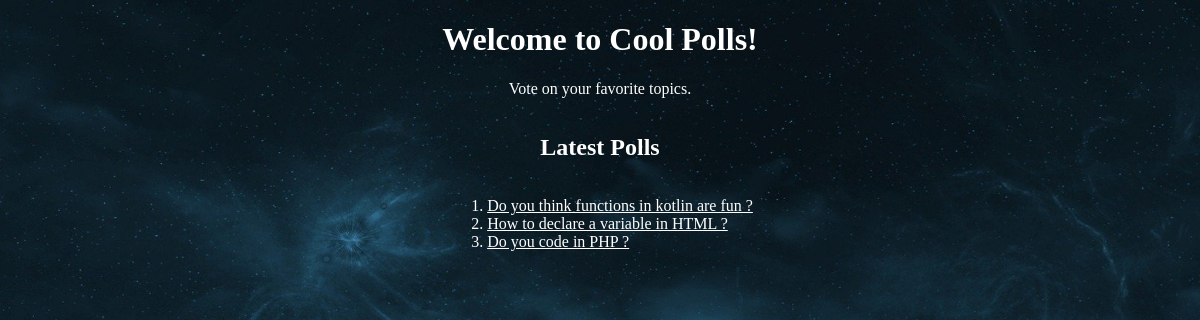
Screenshot of /polls/ with the database file from the repository.
### polls/models.py (models this page shows, shortened)
class Question(models.Model):
    question_text = models.CharField(max_length=200)
    pub_date = models.DateTimeField("date published")

### polls/views.py (the view)
# urls.py: path("", views.IndexView.as_view(), name="index"),
class IndexView(generic.ListView):
    template_name = "polls/index.html"
    context_object_name = "latest_question_list"
    def get_queryset(self):
        return Question.objects.order_by("-pub_date")[:5]

### polls/templates/polls/index.html (shortened to what this page needs)
{% load static %}
<!DOCTYPE html>
<html>
<head>
  <link rel="stylesheet" href="{% static 'polls/style.css' %}">
</head>
<body>
  <header>
    <h1>Welcome to Cool Polls!</h1>
    <p>Vote on your favorite topics.</p>
  </header>
  {% if latest_question_list %}
    <h2>Latest Polls</h2>
    <ol>
    {% for question in latest_question_list %}
      <li><a href="{% url 'polls:detail' question.id %}">{{ question.question_text }}</a></li>
    {% endfor %}
    </ol>
  {% else %}
    <p>No polls are available.</p>
  {% endif %}
</body>
</html>

### polls/static/polls/style.css (style rules this page uses)
body { display: flex; flex-direction: column; align-items: center; height: 100vh; margin: 0; background: white url("images/background.jpg") no-repeat; background-size: cover; }
a { color: darkorange; }
li a { color: white; }
li { color: white; }
h1,h2,p,label { color: white; text-align: center; }

### rows the page displays
Question: question_text "Do you think functions in kotlin are fun ?"
Question: question_text "How to declare a variable in HTML ?"
Question: question_text "Do you code in PHP ?"
